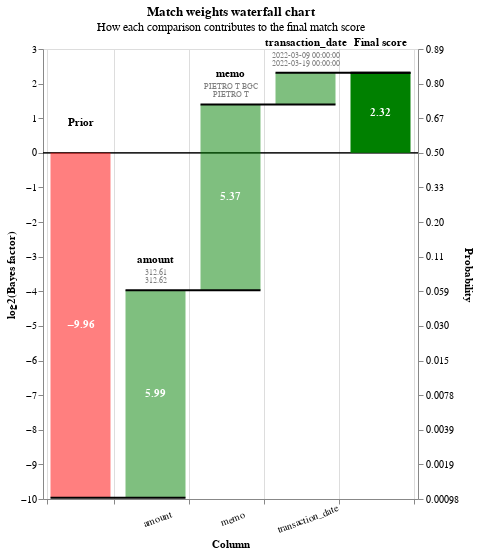

This figure's notebook cell:
### Code cell
pred_errors =  linker.prediction_errors_from_label_column("ground_truth", include_false_positives=True, include_false_negatives=False)
linker.waterfall_chart(pred_errors.as_record_dict(limit=5))

### Figure 1 — Vega-Lite specification as saved in the notebook (floating-point values rounded to 4 significant figures)
{"$schema": "https://vega.github.io/schema/vega-lite/v5.2.0.json", "config": {"view": {"continuousHeight": 300, "continuousWidth": 400}}, "data": {"values": [{"bar_sort_order": 0, "bayes_factor": 0.001001, "bayes_factor_description": null, "column_name": "Prior", "comparison_vector_value": null, "label_for_charts": "Starting match weight (prior)", "log2_bayes_factor": -9.964, "m_probability": null, "record_number": 0, "sql_condition": null, "term_frequency_adjustment": null, "u_probability": null, "value_l": "", "value_r": ""}, {"bar_sort_order": 1, "bayes_factor": 63.72, "bayes_factor_description": "If comparison level is `< 1.00% diff` then comparison is 63.72 times more likely to be a match", "column_name": "amount", "comparison_vector_value": 4, "label_for_charts": "< 1.00% diff", "log2_bayes_factor": 5.994, "m_probability": 0.2266, "record_number": 0, "sql_condition": "(abs(\"amount_l\" - \"amount_r\")/\n        (case\n            when \"amount_r\" > \"amount_l\"\n            then \"amount_r\"\n            else \"amount_l\"\n        end))\n        < 0.01", "term_frequency_adjustment": false, "u_probability": 0.003557, "value_l": "312.61", "value_r": "312.62"}, {"bar_sort_order": 2, "bayes_factor": 41.38, "bayes_factor_description": "If comparison level is `jaccard >= 0.7` then comparison is 41.38 times more likely to be a match", "column_name": "memo", "comparison_vector_value": 1, "label_for_charts": "jaccard >= 0.7", "log2_bayes_factor": 5.371, "m_probability": 0.1927, "record_number": 0, "sql_condition": "jaccard(\"memo_l\", \"memo_r\") >= 0.7", "term_frequency_adjustment": false, "u_probability": 0.004656, "value_l": "PIETRO T BGC", "value_r": "PIETRO T"}, {"bar_sort_order": 3, "bayes_factor": 1.887, "bayes_factor_description": "If comparison level is `<=10 days` then comparison is 1.89 times more likely to be a match", "column_name": "transaction_date", "comparison_vector_value": 2, "label_for_charts": "<=10 days", "log2_bayes_factor": 0.9162, "m_probability": 0.1073, "record_number": 0, "sql_condition": "transaction_date_r - transaction_date_l <= 10 and transaction_date_r >= transaction_date_l", "term_frequency_adjustment": false, "u_probability": 0.05685, "value_l": "2022-03-09 00:00:00", "value_r": "2022-03-19 00:00:00"}, {"bar_sort_order": 4, "bayes_factor": 4.981, "bayes_factor_description": null, "column_name": "Final score", "comparison_vector_value": null, "label_for_charts": "Final score", "log2_bayes_factor": 2.316, "m_probability": null, "record_number": 0, "sql_condition": null, "term_frequency_adjustment": null, "u_probability": null, "value_l": "", "value_r": ""}, {"bar_sort_order": 0, "bayes_factor": 0.001001, "bayes_factor_description": null, "column_name": "Prior", "comparison_vector_value": null, "label_for_charts": "Starting match weight (prior)", "log2_bayes_factor": -9.964, "m_probability": null, "record_number": 1, "sql_condition": null, "term_frequency_adjustment": null, "u_probability": null, "value_l": "", "value_r": ""}, {"bar_sort_order": 1, "bayes_factor": 216.3, "bayes_factor_description": "If comparison level is `exact match` then comparison is 216.26 times more likely to be a match", "column_name": "amount", "comparison_vector_value": 5, "label_for_charts": "Exact match", "log2_bayes_factor": 7.757, "m_probability": 0.2451, "record_number": 1, "sql_condition": "\"amount_l\" = \"amount_r\"", "term_frequency_adjustment": false, "u_probability": 0.001133, "value_l": "346.27", "value_r": "346.27"}, {"bar_sort_order": 2, "bayes_factor": 0.302, "bayes_factor_description": "If comparison level is `all other comparisons` then comparison is  3.31 times less likely to be a match", "column_name": "memo", "comparison_vector_value": 0, "label_for_charts": "All other comparisons", "log2_bayes_factor": -1.727, "m_probability": 0.3, "record_number": 1, "sql_condition": "ELSE", "term_frequency_adjustment": false, "u_probability": 0.9933, "value_l": "P T BGC", "value_r": "STANISLAV S money CSH"}, {"bar_sort_order": 3, "bayes_factor": 18.48, "bayes_factor_description": "If comparison level is `1 day` then comparison is 18.48 times more likely to be a match", "column_name": "transaction_date", "comparison_vector_value": 4, "label_for_charts": "1 day", "log2_bayes_factor": 4.208, "m_probability": 0.4023, "record_number": 1, "sql_condition": "transaction_date_r - transaction_date_l <= 1 and transaction_date_r >= transaction_date_l", "term_frequency_adjustment": false, "u_probability": 0.02177, "value_l": "2022-03-07 00:00:00", "value_r": "2022-03-07 00:00:00"}, {"bar_sort_order": 4, "bayes_factor": 1.208, "bayes_factor_description": null, "column_name": "Final score", "comparison_vector_value": null, "label_for_charts": "Final score", "log2_bayes_factor": 0.2726, "m_probability": null, "record_number": 1, "sql_condition": null, "term_frequency_adjustment": null, "u_probability": null, "value_l": "", "value_r": ""}]}, "height": 450, "layer": [{"layer": [{"encoding": {"color": {"value": "black"}, "size": {"value": 0.5}, "y": {"field": "zero", "type": "quantitative"}}, "mark": "rule"}, {"encoding": {"color": {"condition": {"test": "(datum.log2_bayes_factor < 0)", "value": "red"}, "value": "green"}, "opacity": {"condition": {"test": "datum.column_name == 'Prior match weight' || datum.column_name == 'Final score'", "value": 1}, "value": 0.5}, "tooltip": [{"field": "column_name", "title": "Comparison column", "type": "nominal"}, {"field": "value_l", "title": "Value (L)", "type": "nominal"}, {"field": "value_r", "title": "Value (R)", "type": "nominal"}, {"field": "label_for_charts", "title": "Label", "type": "ordinal"}, {"field": "sql_condition", "title": "SQL condition", "type": "nominal"}, {"field": "comparison_vector_value", "title": "Comparison vector value", "type": "nominal"}, {"field": "bayes_factor", "format": ",.4f", "title": "Bayes factor = m/u", "type": "quantitative"}, {"field": "log2_bayes_factor", "format": ",.4f", "title": "Match weight = log2(m/u)", "type": "quantitative"}, {"field": "prob", "format": ".4f", "title": "Adjusted match score", "type": "quantitative"}, {"field": "bayes_factor_description", "title": "Match weight description", "type": "nominal"}], "x": {"axis": {"grid": true, "labelAlign": "center", "labelAngle": -20, "labelExpr": "datum.value == 'Prior' || datum.value == 'Final score' ? '' : datum.value", "labelPadding": 10, "tickBand": "extent", "title": "Column"}, "field": "column_name", "sort": {"field": "bar_sort_order", "order": "ascending"}, "type": "nominal"}, "y": {"axis": {"grid": false, "orient": "left", "title": "log2(Bayes factor)"}, "field": "previous_sum", "type": "quantitative"}, "y2": {"field": "sum"}}, "mark": {"type": "bar", "width": 60}}, {"encoding": {"color": {"value": "white"}, "text": {"condition": {"field": "log2_bayes_factor", "format": ".2f", "test": "abs(datum.log2_bayes_factor) > 1", "type": "nominal"}, "value": ""}, "x": {"axis": {"labelAngle": 0, "title": "Column"}, "field": "column_name", "sort": {"field": "bar_sort_order", "order": "ascending"}, "type": "nominal"}, "y": {"axis": {"orient": "left"}, "field": "center", "type": "quantitative"}}, "mark": {"fontWeight": "bold", "type": "text"}}, {"encoding": {"color": {"value": "black"}, "text": {"field": "column_name", "type": "nominal"}, "x": {"axis": {"labelAngle": 0, "title": "Column"}, "field": "column_name", "sort": {"field": "bar_sort_order", "order": "ascending"}, "type": "nominal"}, "y": {"field": "sum_top", "type": "quantitative"}}, "mark": {"baseline": "bottom", "dy": -25, "fontWeight": "bold", "type": "text"}}, {"encoding": {"color": {"value": "grey"}, "text": {"field": "value_l", "type": "nominal"}, "x": {"axis": {"labelAngle": 0, "title": "Column"}, "field": "column_name", "sort": {"field": "bar_sort_order", "order": "ascending"}, "type": "nominal"}, "y": {"field": "sum_top", "type": "quantitative"}}, "mark": {"baseline": "bottom", "dy": -13, "fontSize": 8, "type": "text"}}, {"encoding": {"color": {"value": "grey"}, "text": {"field": "value_r", "type": "nominal"}, "x": {"axis": {"labelAngle": 0, "title": "Column"}, "field": "column_name", "sort": {"field": "bar_sort_order", "order": "ascending"}, "type": "nominal"}, "y": {"field": "sum_top", "type": "quantitative"}}, "mark": {"baseline": "bottom", "dy": -5, "fontSize": 8, "type": "text"}}]}, {"encoding": {"x": {"axis": {"labelAngle": 0, "title": "Column"}, "field": "column_name", "sort": {"field": "bar_sort_order", "order": "ascending"}, "type": "nominal"}, "x2": {"field": "lead"}, "y": {"axis": {"labelExpr": "format(1 / (1 + pow(2, -1*datum.value)), '.2r')", "orient": "right", "title": "Probability"}, "field": "sum", "scale": {"zero": false}, "type": "quantitative"}}, "mark": {"color": "black", "strokeWidth": 2, "type": "rule", "x2Offset": 30, "xOffset": -30}}], "params": [{"bind": {"input": "range", "max": 1, "min": 0, "step": 1}, "description": "Filter by the interation number", "name": "record_number", "value": 0}], "resolve": {"axis": {"y": "independent"}}, "title": {"subtitle": "How each comparison contributes to the final match score", "text": "Match weights waterfall chart"}, "transform": [{"filter": "(datum.record_number == record_number)"}, {"filter": "(datum.bayes_factor !== 1.0)"}, {"frame": [null, 0], "window": [{"as": "sum", "field": "log2_bayes_factor", "op": "sum"}, {"as": "lead", "field": "column_name", "op": "lead"}]}, {"as": "sum", "calculate": "datum.column_name === \"Final score\" ? datum.sum - datum.log2_bayes_factor : datum.sum"}, {"as": "lead", "calculate": "datum.lead === null ? datum.column_name : datum.lead"}, {"as": "previous_sum", "calculate": "datum.column_name === \"Final score\" || datum.column_name === \"Prior match weight\" ? 0 : datum.sum - datum.log2_bayes_factor"}, {"as": "top_label", "calculate": "datum.sum > datum.previous_sum ? datum.column_name : \"\""}, {"as": "bottom_label", "calculate": "datum.sum < datum.previous_sum ? datum.column_name : \"\""}, {"as": "sum_top", "calculate": "datum.sum > datum.previous_sum ? datum.sum : datum.previous_sum"}, {"as": "sum_bottom", "calculate": "datum.sum < datum.previous_sum ? datum.sum : datum.previous_sum"}, {"as": "center", "calculate": "(datum.sum + datum.previous_sum) / 2"}, {"as": "text_log2_bayes_factor", "calculate": "(datum.log2_bayes_factor > 0 ? \"+\" : \"\") + datum.log2_bayes_factor"}, {"as": "dy", "calculate": "datum.sum < datum.previous_sum ? 4 : -4"}, {"as": "baseline", "calculate": "datum.sum < datum.previous_sum ? \"top\" : \"bottom\""}, {"as": "prob", "calculate": "1. / (1 + pow(2, -1.*datum.sum))"}, {"as": "zero", "calculate": "0*datum.sum"}], "width": {"step": 75}}
